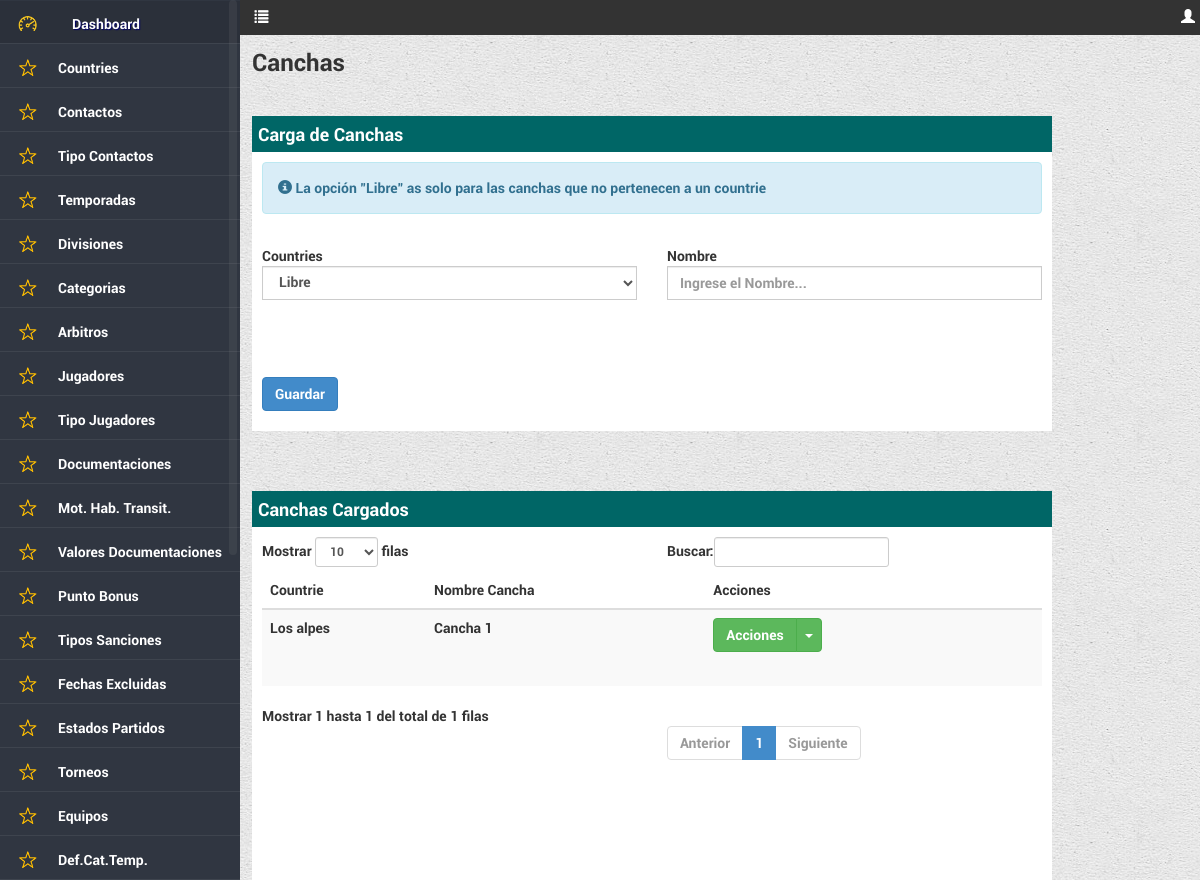
/dashboard/canchas/index.php (signed in), run on an earlier commit of the app's database.
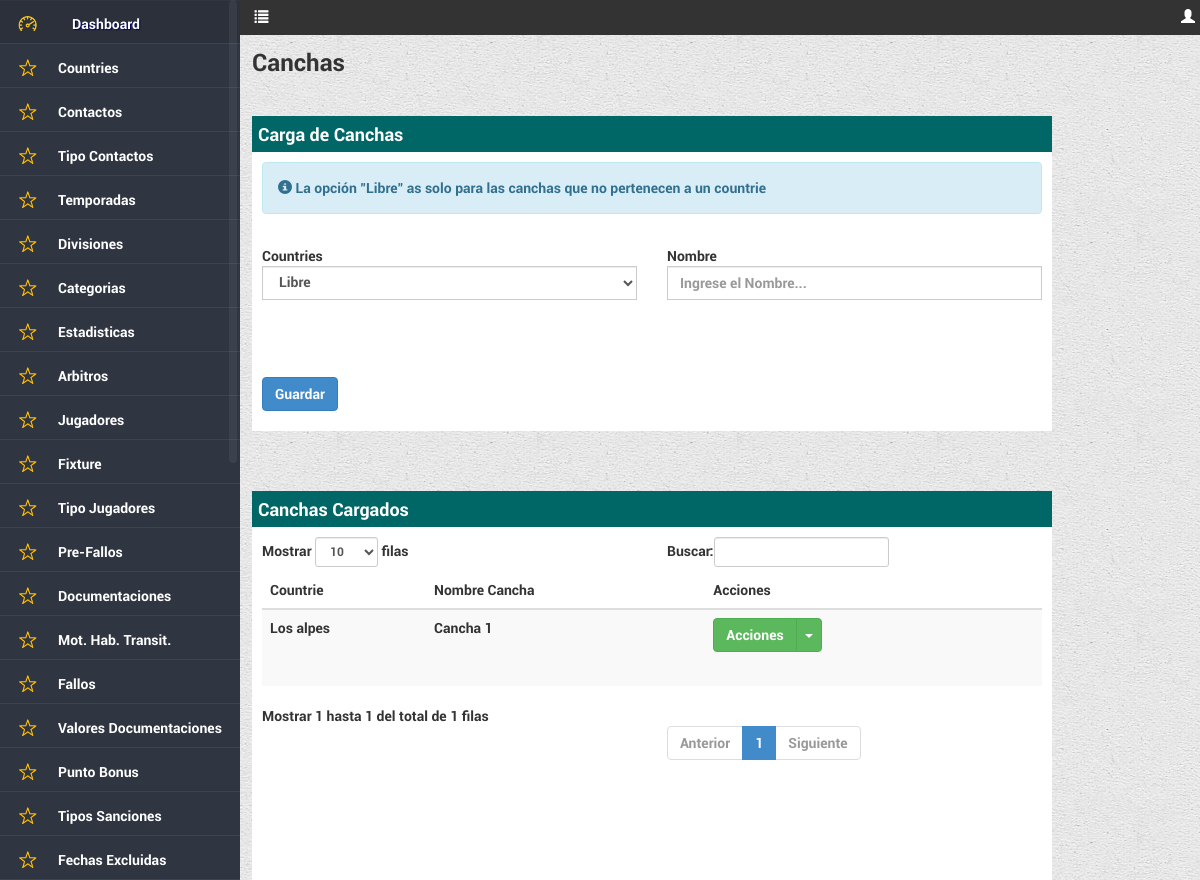
And on a later commit of the database.
### tables this page shows
CREATE TABLE IF NOT EXISTS `predio_menu` (
  `idmenu` int(11) NOT NULL AUTO_INCREMENT,
  `url` varchar(65) NOT NULL,
  `icono` varchar(45) DEFAULT NULL,
  `nombre` varchar(45) NOT NULL,
  `Orden` smallint(6) DEFAULT NULL,
  `hover` varchar(45) DEFAULT NULL,
  `permiso` varchar(50) DEFAULT NULL,
  `administracion` bit(1) DEFAULT NULL,
  `torneo` bit(1) DEFAULT NULL,
  `reportes` bit(1) DEFAULT NULL,
  PRIMARY KEY (`idmenu`)
);

CREATE TABLE IF NOT EXISTS `tbcanchas` (
  `idcancha` int(11) NOT NULL AUTO_INCREMENT,
  `refcountries` int(11) NOT NULL,
  `nombre` varchar(55) NOT NULL,
  PRIMARY KEY (`idcancha`)
);

### includes/appconfig.php (called while the page is built, shortened)
<?php
class appconfig {
function conexion() {
		$hostname = "localhost";
		$database = "ssaif_desa";
		$username = "root";
		$password = "";
		$conexion = array("hostname" => $hostname,
						  "database" => $database,
						  "username" => $username,
						  "password" => $password);
		return $conexion;
}
}
?>

### includes/funcionesReferencias.php (called while the page is built, shortened)
<?php
class ServiciosReferencias {
function traerCanchas() {
$sql = "select
c.idcancha,
coalesce(cou.nombre,'Libre') as countrie,
c.nombre,
c.refcountries
from tbcanchas c
left join dbcountries cou ON cou.idcountrie = c.refcountries
order by 1";
$res = $this->query($sql,0);
return $res;
}
function query($sql,$accion) {
		require_once 'appconfig.php';
		$appconfig	= new appconfig();
		$datos		= $appconfig->conexion();
		$hostname	= $datos['hostname'];
		$username	= $datos['username'];
		$password	= $datos['password'];
		$conex = mysql_connect($hostname,$username,$password) or die ("no se puede conectar".mysql_error());
		        $error = 0;
		$result=mysql_query($sql,$conex);
		if($error==1){
			mysql_query("ROLLBACK");
			return false;
		}
		 else{
			return $result;
		}
	}
}
?>

### includes/funcionesHTML.php (the view, shortened to what the rows shown need)
<?php
class ServiciosHTML {
function menu($usuario,$titulo,$rol,$empresa) {
	$sql = "select idmenu,url,icono, nombre, permiso from predio_menu where permiso like '%".$rol."%' order by orden";
	$res = $this->query($sql,0);
	$cadmenu = "";
	$cadhover= "";
	$js = "<script src='../../js/jquery.maskedinput.min.js' type='text/javascript'></script>
		<script>
		$(document).ready(function(){
			$('#colapsarMenu').click(function() {
			if ($('#colapsarMenu').attr('class') == 'glyphicon glyphicon-list') {
			$('#content').css( { marginLeft : '1%' } );
			$('#navigation').hide();
			$('#colapsarMenu').removeClass('glyphicon glyphicon-list');
			$('#colapsarMenu').addClass('glyphicon glyphicon-align-justify');
			} else {
			$('#content').css( { marginLeft : '21%' } );
			$('#navigation').show();
			$('#colapsarMenu').removeClass('glyphicon glyphicon-align-justify');
			$('#colapsarMenu').addClass('glyphicon glyphicon-list');
			}
			});
		});
		</script>";
	$cant = 1;
	while ($row = mysql_fetch_array($res)) {
		if ($titulo == $row['nombre']) {
			$row['url'] = "index.php";
		}
		if (strpos($row['permiso'],$rol) !== false) {
			if ($row['idmenu'] == 1) {
				$cadmenu = $cadmenu.'<li class="arriba"><div class="'.$row['icono'].'"></div><a href="'.$row['url'].'">'.$row['nombre'].'</a></li>';
				$cadhover = $cadhover.' <li class="arriba">
											<div class="'.$row['icono'].'2" id="tooltip'.$cant.'"></div>
											<div class="tooltip-dash">'.$row['nombre'].'</div>
										</li>';
			} else {
				$cadmenu = $cadmenu.'<li><div class="'.$row['icono'].'"></div><a href="'.$row['url'].'">'.$row['nombre'].'</a></li>';
				$cadhover = $cadhover.'  <li>
											<div class="'.$row['icono'].'2" id="tooltip'.$cant.'"></div>
											<div class="tooltip-con">'.$row['nombre'].'</div>
										</li>';
			}
		}
		$cant+=1;
	}
	$menu = '
		<div style="background-color:#333; position:absolute; top:0;left:0; height:35px; width:100%; color:#FFF; padding-top:7px;" >
			<ul class="list-inline" style="margin-left:12px;">
				<li style="margin-left:20%;"><span class="glyphicon glyphicon-list" id="colapsarMenu" style="cursor:pointer;"> </span></li>
				<li class="navbar-right"><span class="glyphicon glyphicon-user"></span> '.$usuario.'</li>
			</ul>
		</div>
		<div style="height:30px;">
		</div>
		<div id="navigation" >
				<nav class="nav">
					<ul>
						'.utf8_encode($cadmenu).'
					</ul>
				</nav>
			 </div>
		</div>'.$js;
	return $menu;
}
function query($sql,$accion) {
		require_once 'appconfig.php';
		$appconfig	= new appconfig();
		$datos		= $appconfig->conexion();
		$hostname	= $datos['hostname'];
		$database	= $datos['database'];
		$username	= $datos['username'];
		$password	= $datos['password'];
		$conex = mysql_connect($hostname,$username,$password) or die ("no se puede conectar".mysql_error());
		$result = mysql_query($sql,$conex);
		return $result;
	}
}
?>

### includes/funciones.php (shortened to what the rows shown need)
<?php
class Servicios {
	function camposTablaView($cabeceras,$datos,$cantidad) {
		$cadView = '';
		$cadRows = '';
		$classVar 	= '';
		$lblVar	 	= '';
		$classVar2 	= '';
		$lblVar2	= '';
		$icoVar		= 'glyphicon-exclamation-sign';
		$icoVar2	= 'glyphicon-search';
		switch ($cantidad) {
			case 94:
				$cantidad = 2;
				$classMod = 'varmodificar';
				$classVar = 'varsuspendidos';
				$lblVar	  = 'Cargar Suspencion';
				$classVar2 = 'varversuspendidos';
				$lblVar2	  = 'Ver Suspenciones';
				$classEli = 'varborrar';
				$idresultados = "resultados";
				break;
		}
		while ($row = mysql_fetch_array($datos)) {
			$cadsubRows = '';
			$cadRows = $cadRows.'
					<tr class="'.$row[0].'">
                        	';
			for ($i=1;$i<=$cantidad;$i++) {
				$cadsubRows = $cadsubRows.'<td><div style="height:60px;overflow:auto;">'.$row[$i].'</div></td>';
			}
			if ($classMod != '') {
				$cadRows = $cadRows.'
								'.$cadsubRows.'
								<td>
									<div class="btn-group">
										<button class="btn btn-success" type="button">Acciones</button>
										<button class="btn btn-success dropdown-toggle" data-toggle="dropdown" type="button">
										<span class="caret"></span>
										<span class="sr-only">Toggle Dropdown</span>
										</button>
										<ul class="dropdown-menu" role="menu">
											<li>
											<a href="javascript:void(0)" class="'.$classMod.'" id="'.$row[0].'"><span class="glyphicon glyphicon-pencil"></span> Modificar</a>
											</li>';
				if ($classVar != '') {
					$cadRows = $cadRows.'		<li>
											<a href="javascript:void(0)" class="'.$classVar.'" id="'.$row[0].'"data-toggle="modal" data-target="#myModal3"><span class="glyphicon '.$icoVar.'"></span> '.$lblVar.'</a>
											</li>';
				}
				if ($classVar2 != '') {
					$cadRows = $cadRows.'		<li>
											<a href="javascript:void(0)" class="'.$classVar2.'" id="'.$row[0].'"><span class="glyphicon '.$icoVar2.'"></span> '.$lblVar2.'</a>
											</li>';
				}
				$cadRows = $cadRows.'		<li>
											<a href="javascript:void(0)" class="'.$classEli.'" id="'.$row[0].'"><span class="glyphicon glyphicon-remove"></span> Borrar</a>
											</li>
										</ul>
									</div>
								</td>
							</tr>
				';
			}
		}
		if ($cantidad == 15) {
			$cadView = $cadView.'
				<table class="table table-striped table-responsive" id="example" bordercolor="#888" BORDER=1>
					<thead>
						<tr>
							<th colspan="6" style="text-align:center;color:#FFF;" bgcolor="#999">Sanción</th>
							<th colspan="10" style="text-align:center;color:#FFF;" bgcolor="#999">Fallo</th>
						</tr>
						<tr>
							'.$cabeceras.'
							<th bgcolor="#E0ECF8">Acciones</th>
						</tr>
					</thead>
					<tbody id="'.$idresultados.'">
						'.($cadRows).'
					</tbody>
				</table>
				<div style="margin-bottom:85px; margin-right:60px;"></div>
			';
		} else {
			$cadView = $cadView.'
				<table class="table table-striped table-responsive" id="example">
					<thead>
						<tr>
							'.$cabeceras.'
							<th>Acciones</th>
						</tr>
					</thead>
					<tbody id="'.$idresultados.'">
						'.($cadRows).'
					</tbody>
				</table>
				<div style="margin-bottom:85px; margin-right:60px;"></div>
			';
		}
		return $cadView;
	}
	function query($sql,$accion) {
		require_once 'appconfig.php';
		$appconfig	= new appconfig();
		$datos		= $appconfig->conexion();
		$hostname	= $datos['hostname'];
		$username	= $datos['username'];
		$password	= $datos['password'];
		$conex = mysql_connect($hostname,$username,$password) or die ("no se puede conectar".mysql_error());
		        $error = 0;
		$result=mysql_query($sql,$conex);
		if($error==1){
			mysql_query("ROLLBACK");
			return false;
		}
		 else{
			return $result;
		}
	}
	}
?>

What changed in the data, as far as the page shows it:
no longer on this page (row unchanged): predio_menu: nombre "Estados Partidos"
no longer on this page (row unchanged): predio_menu: nombre "Torneos"
no longer on this page (row unchanged): predio_menu: nombre "Equipos"
no longer on this page (row unchanged): predio_menu: nombre "Def.Cat.Temp."
added predio_menu: nombre "Estadisticas"
added predio_menu: nombre "Fixture"
added predio_menu: nombre "Pre-Fallos"
added predio_menu: nombre "Fallos"
